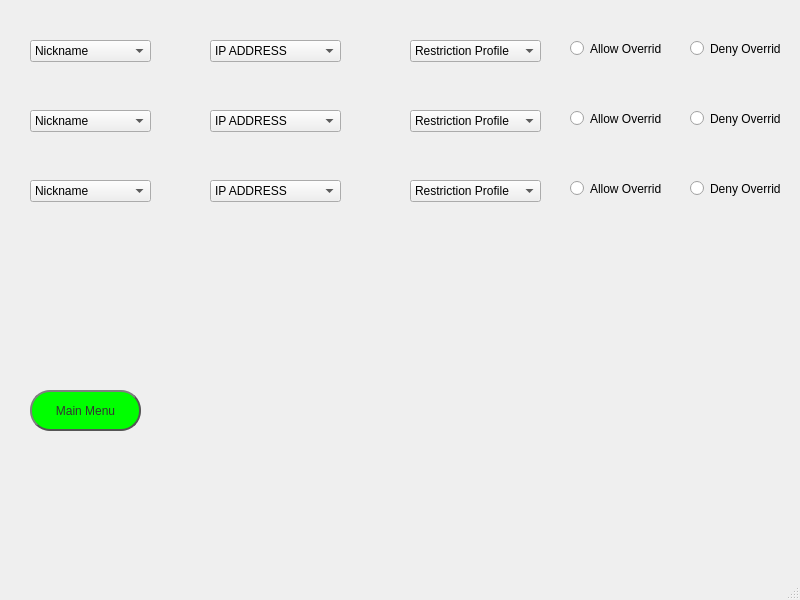
<?xml version="1.0" encoding="UTF-8"?>
<ui version="4.0">
 <class>MainWindow</class>
 <widget class="QMainWindow" name="MainWindow">
  <property name="geometry">
   <rect>
    <x>0</x>
    <y>0</y>
    <width>800</width>
    <height>600</height>
   </rect>
  </property>
  <property name="windowTitle">
   <string>MainWindow</string>
  </property>
  <widget class="QWidget" name="centralwidget">
   <widget class="QComboBox" name="nick">
    <property name="geometry">
     <rect>
      <x>30</x>
      <y>40</y>
      <width>121</width>
      <height>22</height>
     </rect>
    </property>
    <item>
     <property name="text">
      <string>Nickname</string>
     </property>
    </item>
    <item>
     <property name="text">
      <string>Nickname1</string>
     </property>
    </item>
    <item>
     <property name="text">
      <string>Nickname2</string>
     </property>
    </item>
    <item>
     <property name="text">
      <string>Nickname3</string>
     </property>
    </item>
   </widget>
   <widget class="QComboBox" name="nick_2">
    <property name="geometry">
     <rect>
      <x>30</x>
      <y>110</y>
      <width>121</width>
      <height>22</height>
     </rect>
    </property>
    <item>
     <property name="text">
      <string>Nickname</string>
     </property>
    </item>
    <item>
     <property name="text">
      <string>Nickname1</string>
     </property>
    </item>
    <item>
     <property name="text">
      <string>Nickname2</string>
     </property>
    </item>
    <item>
     <property name="text">
      <string>Nickname3</string>
     </property>
    </item>
   </widget>
   <widget class="QComboBox" name="nick_3">
    <property name="geometry">
     <rect>
      <x>30</x>
      <y>180</y>
      <width>121</width>
      <height>22</height>
     </rect>
    </property>
    <item>
     <property name="text">
      <string>Nickname</string>
     </property>
    </item>
    <item>
     <property name="text">
      <string>Nickname1</string>
     </property>
    </item>
    <item>
     <property name="text">
      <string>Nickname2</string>
     </property>
    </item>
    <item>
     <property name="text">
      <string>Nickname3</string>
     </property>
    </item>
   </widget>
   <widget class="QComboBox" name="ip">
    <property name="geometry">
     <rect>
      <x>210</x>
      <y>40</y>
      <width>131</width>
      <height>22</height>
     </rect>
    </property>
    <item>
     <property name="text">
      <string>IP ADDRESS</string>
     </property>
    </item>
    <item>
     <property name="text">
      <string>IP ADDRESS 1</string>
     </property>
    </item>
    <item>
     <property name="text">
      <string>IP ADDRESS 2</string>
     </property>
    </item>
    <item>
     <property name="text">
      <string>IP ADDRESS 3</string>
     </property>
    </item>
   </widget>
   <widget class="QComboBox" name="ip_2">
    <property name="geometry">
     <rect>
      <x>210</x>
      <y>110</y>
      <width>131</width>
      <height>22</height>
     </rect>
    </property>
    <item>
     <property name="text">
      <string>IP ADDRESS</string>
     </property>
    </item>
    <item>
     <property name="text">
      <string>IP ADDRESS 1</string>
     </property>
    </item>
    <item>
     <property name="text">
      <string>IP ADDRESS 2</string>
     </property>
    </item>
    <item>
     <property name="text">
      <string>IP ADDRESS 3</string>
     </property>
    </item>
   </widget>
   <widget class="QComboBox" name="ip_3">
    <property name="geometry">
     <rect>
      <x>210</x>
      <y>180</y>
      <width>131</width>
      <height>22</height>
     </rect>
    </property>
    <item>
     <property name="text">
      <string>IP ADDRESS</string>
     </property>
    </item>
    <item>
     <property name="text">
      <string>IP ADDRESS 1</string>
     </property>
    </item>
    <item>
     <property name="text">
      <string>IP ADDRESS 2</string>
     </property>
    </item>
    <item>
     <property name="text">
      <string>IP ADDRESS 3</string>
     </property>
    </item>
   </widget>
   <widget class="QComboBox" name="profile">
    <property name="geometry">
     <rect>
      <x>410</x>
      <y>40</y>
      <width>131</width>
      <height>22</height>
     </rect>
    </property>
    <item>
     <property name="text">
      <string>Restriction Profile</string>
     </property>
    </item>
    <item>
     <property name="text">
      <string>Restriction Profile 1</string>
     </property>
    </item>
    <item>
     <property name="text">
      <string>Restriction Profile 2</string>
     </property>
    </item>
    <item>
     <property name="text">
      <string>Restriction Profile 3</string>
     </property>
    </item>
   </widget>
   <widget class="QComboBox" name="profile_2">
    <property name="geometry">
     <rect>
      <x>410</x>
      <y>110</y>
      <width>131</width>
      <height>22</height>
     </rect>
    </property>
    <item>
     <property name="text">
      <string>Restriction Profile</string>
     </property>
    </item>
    <item>
     <property name="text">
      <string>Restriction Profile 1</string>
     </property>
    </item>
    <item>
     <property name="text">
      <string>Restriction Profile 2</string>
     </property>
    </item>
    <item>
     <property name="text">
      <string>Restriction Profile 3</string>
     </property>
    </item>
   </widget>
   <widget class="QComboBox" name="profile_3">
    <property name="geometry">
     <rect>
      <x>410</x>
      <y>180</y>
      <width>131</width>
      <height>22</height>
     </rect>
    </property>
    <item>
     <property name="text">
      <string>Restriction Profile</string>
     </property>
    </item>
    <item>
     <property name="text">
      <string>Restriction Profile 1</string>
     </property>
    </item>
    <item>
     <property name="text">
      <string>Restriction Profile 2</string>
     </property>
    </item>
    <item>
     <property name="text">
      <string>Restriction Profile 3</string>
     </property>
    </item>
   </widget>
   <widget class="QRadioButton" name="allow">
    <property name="geometry">
     <rect>
      <x>570</x>
      <y>40</y>
      <width>91</width>
      <height>17</height>
     </rect>
    </property>
    <property name="text">
     <string>Allow Override</string>
    </property>
   </widget>
   <widget class="QRadioButton" name="allow_2">
    <property name="geometry">
     <rect>
      <x>570</x>
      <y>110</y>
      <width>91</width>
      <height>17</height>
     </rect>
    </property>
    <property name="text">
     <string>Allow Override</string>
    </property>
   </widget>
   <widget class="QRadioButton" name="allow_3">
    <property name="geometry">
     <rect>
      <x>570</x>
      <y>180</y>
      <width>91</width>
      <height>17</height>
     </rect>
    </property>
    <property name="text">
     <string>Allow Override</string>
    </property>
   </widget>
   <widget class="QRadioButton" name="deny">
    <property name="geometry">
     <rect>
      <x>690</x>
      <y>40</y>
      <width>91</width>
      <height>17</height>
     </rect>
    </property>
    <property name="text">
     <string>Deny Override</string>
    </property>
   </widget>
   <widget class="QRadioButton" name="deny_2">
    <property name="geometry">
     <rect>
      <x>690</x>
      <y>110</y>
      <width>91</width>
      <height>17</height>
     </rect>
    </property>
    <property name="text">
     <string>Deny Override</string>
    </property>
   </widget>
   <widget class="QRadioButton" name="deny_3">
    <property name="geometry">
     <rect>
      <x>690</x>
      <y>180</y>
      <width>91</width>
      <height>17</height>
     </rect>
    </property>
    <property name="text">
     <string>Deny Override</string>
    </property>
   </widget>
   <widget class="QPushButton" name="main">
    <property name="geometry">
     <rect>
      <x>30</x>
      <y>390</y>
      <width>111</width>
      <height>41</height>
     </rect>
    </property>
    <property name="styleSheet">
     <string notr="true">QPushButton {
color: #333;
background-color: rgb(0, 255, 0);
border: 2px solid #555;
border-radius: 20px;
border-style: outset;
padding: 5px;
}

QPushButton:hover {
background: qradialgradient(
cx: 0.3, cy: -0.4, fx: 0.3, fy: -0.4,
radius: 1.35, stop: 0 #fff, stop: 1 #bbb
);
}</string>
    </property>
    <property name="text">
     <string>Main Menu</string>
    </property>
   </widget>
   <widget class="QLabel" name="label">
    <property name="geometry">
     <rect>
      <x>630</x>
      <y>400</y>
      <width>161</width>
      <height>141</height>
     </rect>
    </property>
    <property name="text">
     <string/>
    </property>
    <property name="pixmap">
     <pixmap>Capture (1).png</pixmap>
    </property>
    <property name="scaledContents">
     <bool>true</bool>
    </property>
   </widget>
  </widget>
  <widget class="QMenuBar" name="menubar">
   <property name="geometry">
    <rect>
     <x>0</x>
     <y>0</y>
     <width>800</width>
     <height>21</height>
    </rect>
   </property>
  </widget>
  <widget class="QStatusBar" name="statusbar"/>
 </widget>
 <resources/>
 <connections/>
</ui>
